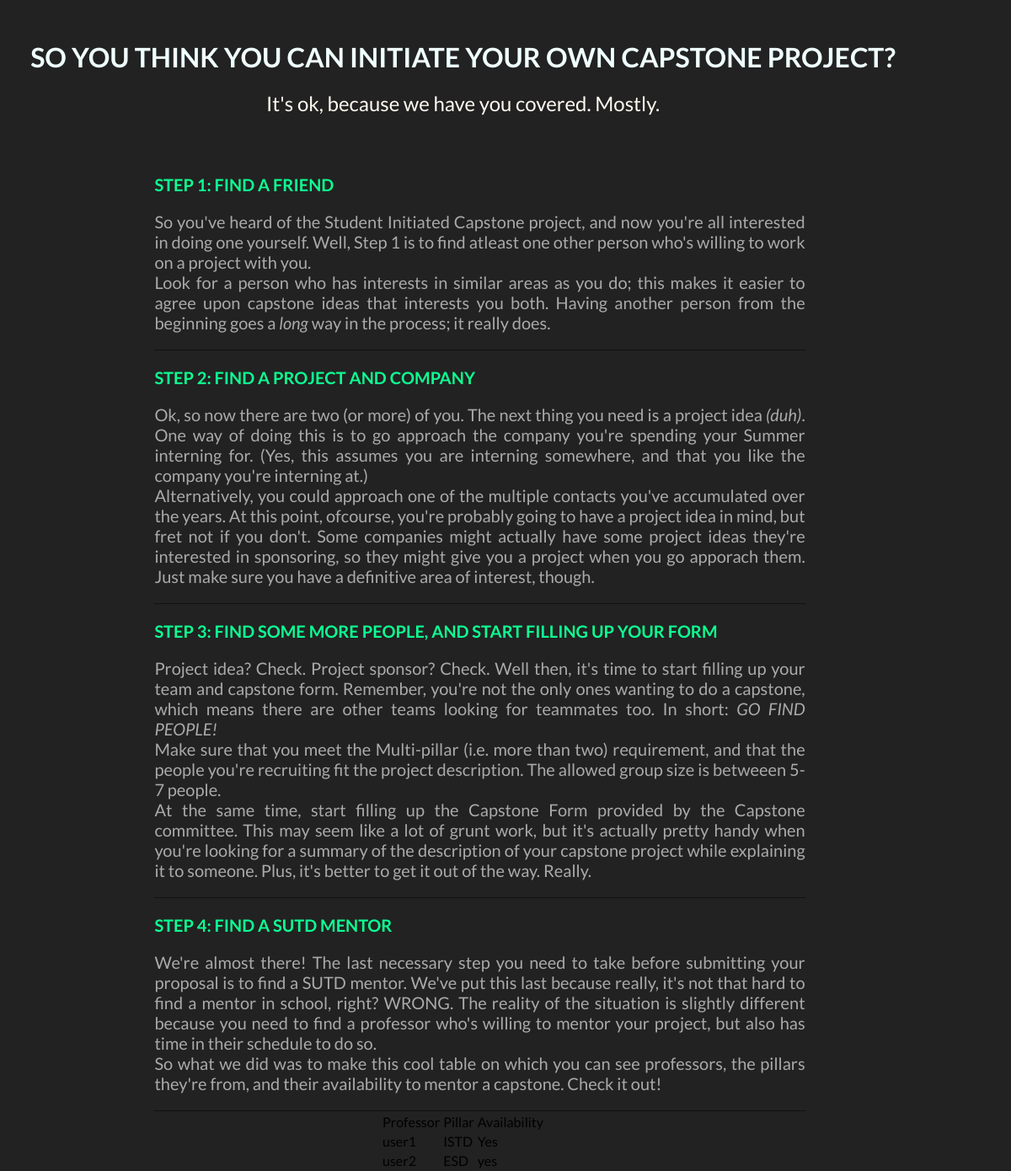
Before: / with the older database file.
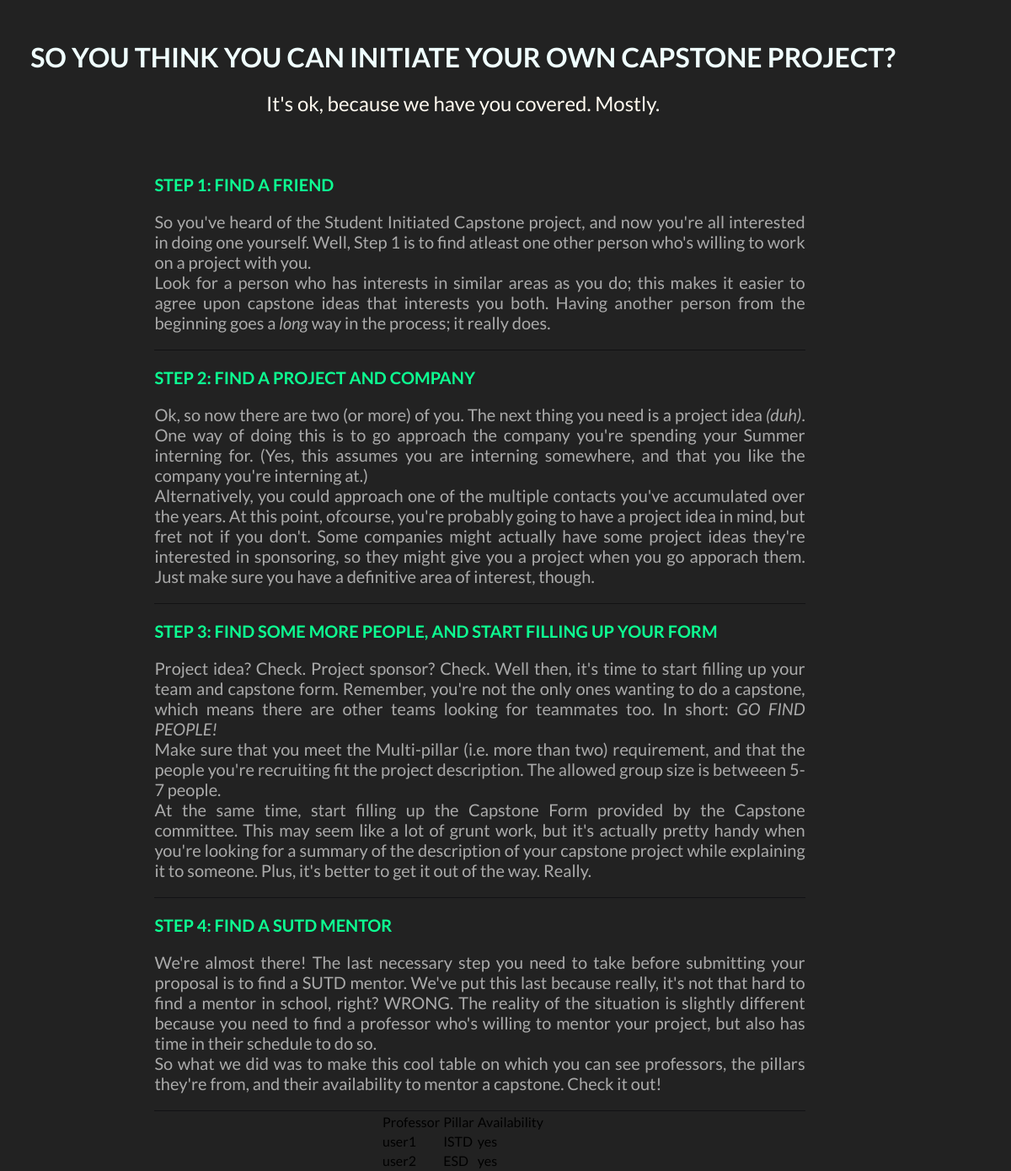
After: the same page with the newer database file.
### app.py (models this page shows, shortened)
class User(db.Model):
    id = db.Column(db.Integer, primary_key=True)
    name = db.Column('name_user', db.String(80))
    email = db.Column(db.String(120), unique=True)
    password = db.Column(db.String(55))
    pillar = db.Column(db.String(10))
    availability = db.Column(db.String(15))

### app.py (the view)
@app.route('/')
def index():
    datalist = []
    for user in User.query.all():
        l = []
        l.append(user.name)
        l.append(user.pillar)
        l.append(user.availability)
        datalist.append(l)
    s = {"title": ['Professor', 'Pillar', 'Availability'], "data": datalist}
    return render_template('capstone.html', s=s)

### app.py (called while the page is built)
@login_manager.request_loader
def request_loader(request):
    email = request.form.get('email')
    user = User.query.filter(User.email == 'email').first()
    if not user:
        return
    user.is_authenticated = request.form['pw'] == user.password
    return user

### templates/capstone.html (shortened to what this page needs)
<!DOCTYPE html>
<head>
    <link rel="stylesheet" type="text/css" href="{{url_for('static', filename='css/base.css')}}">
    <link rel="stylesheet" type="text/css" href="{{url_for('static', filename='css/fonts_style.css')}}">
    <link rel="stylesheet" href="https://maxcdn.bootstrapcdn.com/font-awesome/4.5.0/css/font-awesome.min.css">
</head>
<body>
    <h1>SO YOU THINK YOU CAN INITIATE YOUR OWN CAPSTONE PROJECT?</h1>
    <h2>It's ok, because we have you covered. Mostly.</h2>
    <div>
        <ul id="capstone101">
            <li id="capstone101li">
                <p id="step"><b>STEP 1: FIND A FRIEND</b></p>
                <p id="content">
                    So you've heard of the Student Initiated Capstone project, and now you're all interested in doing one yourself. Well, Step 1 is to find atleast one other person who's willing to work on a project with you.
                    <br>Look for a person who has interests in similar areas as you do; this makes it easier to agree upon capstone ideas that interests you both. Having another person from the beginning goes a <i>long</i> way in the process; it really does.
                </p>
            </li>
            <li id="capstone101li">
                <p id="step"><b>STEP 2: FIND A PROJECT AND COMPANY</b></p>
                <p id="content">
                    Ok, so now there are two (or more) of you. The next thing you need is a project idea <i>(duh)</i>. One way of doing this is to go approach the company you're spending your Summer interning for. (Yes, this assumes you are interning somewhere, and that you like the company you're interning at.)
                    <br> Alternatively, you could approach one of the multiple contacts you've accumulated over the years. At this point, ofcourse, you're probably going to have a project idea in mind, but fret not if you don't. Some companies might actually have some project ideas they're interested in sponsoring, so they might give you a project when you go apporach them. Just make sure you have a definitive area of interest, though.
                </p>
            </li>
            <li id="capstone101li">
                <p id="step"><b>STEP 3: FIND SOME MORE PEOPLE, AND START FILLING UP YOUR FORM</b></p>
                <p id="content">
                    Project idea? Check. Project sponsor? Check. Well then, it's time to start filling up your team and capstone form. Remember, you're not the only ones wanting to do a capstone, which means there are other teams looking for teammates too. In short: <i>GO FIND PEOPLE!</i>
                    <br> Make sure that you meet the Multi-pillar (i.e. more than two) requirement, and that the people you're recruiting fit the project description. The allowed group size is betweeen 5-7 people.
                    <br> At the same time, start filling up the Capstone Form provided by the Capstone committee. This may seem like a lot of grunt work, but it's actually pretty handy when you're looking for a summary of the description of your capstone project while explaining it to someone. Plus, it's better to get it out of the way. Really.
                </p>
            </li>
            <li id="capstone101li">
                <p id="step"><b>STEP 4: FIND A SUTD MENTOR</b></p>
                <p id="content">
                    We're almost there! The last necessary step you need to take before submitting your proposal is to find a SUTD mentor. We've put this last because really, it's not that hard to find a mentor in school, right? WRONG. The reality of the situation is slightly different because you need to find a professor who's willing to mentor your project, but also has time in their schedule to do so.
                    <br> So what we did was to make this cool table on which you can see professors, the pillars they're from, and their availability to mentor a capstone. Check it out!
                </p>
            </li>
        </ul>
        <table class="tablething"  align="center" >
            <thead>
                <tr>
                {%for heading in s.title%}
                    <td>{{heading}}</td>
                {%endfor%}
                </tr>
            </thead>
            <tbody>
                {%for info in s.data%}
                <tr>
                    {%for details in info%}
                    <td>{{details}}</td>
                    {%endfor%}
                </tr>
                {%endfor%}
            </tbody>
        </table>
    </div>
</body>
</html>

### static/css/base.css (style rules this page uses)
h1 { text-align: center; margin-top: 40px; size: 100vw; width: 100%; color: #F0FFFF; }
h2 { color: #FFFAF0; text-align: center; font-weight: normal; }
div { width: 75%; margin: 0 auto; }
p { text-align: justify; }
#step { color: #0DFF92; }
#content { color: #AAAAAA; }
#capstone101 { margin-top: 50px; }
#capstone101li { position: relative; display: table; border-collapse: collapse; border-spacing: 0; font-size: 20px; text-decoration: none; -webkit-transform: translateZ(0) scale(1, 1); -webkit-transition: all .1s linear; transition: all .1s linear; }
body, html { width: 95%; align-content: center; height: 100%; background: #222222; font-family: 'Lato', sans-serif; }
ul li { color: #AAAAAA; display: block; position: relative; float: left; width: 100%; height: 100px; border-bottom: 1px solid #121214; }

Changed rows visible on the page:
changed User "user1": availability "Yes" → "yes"
